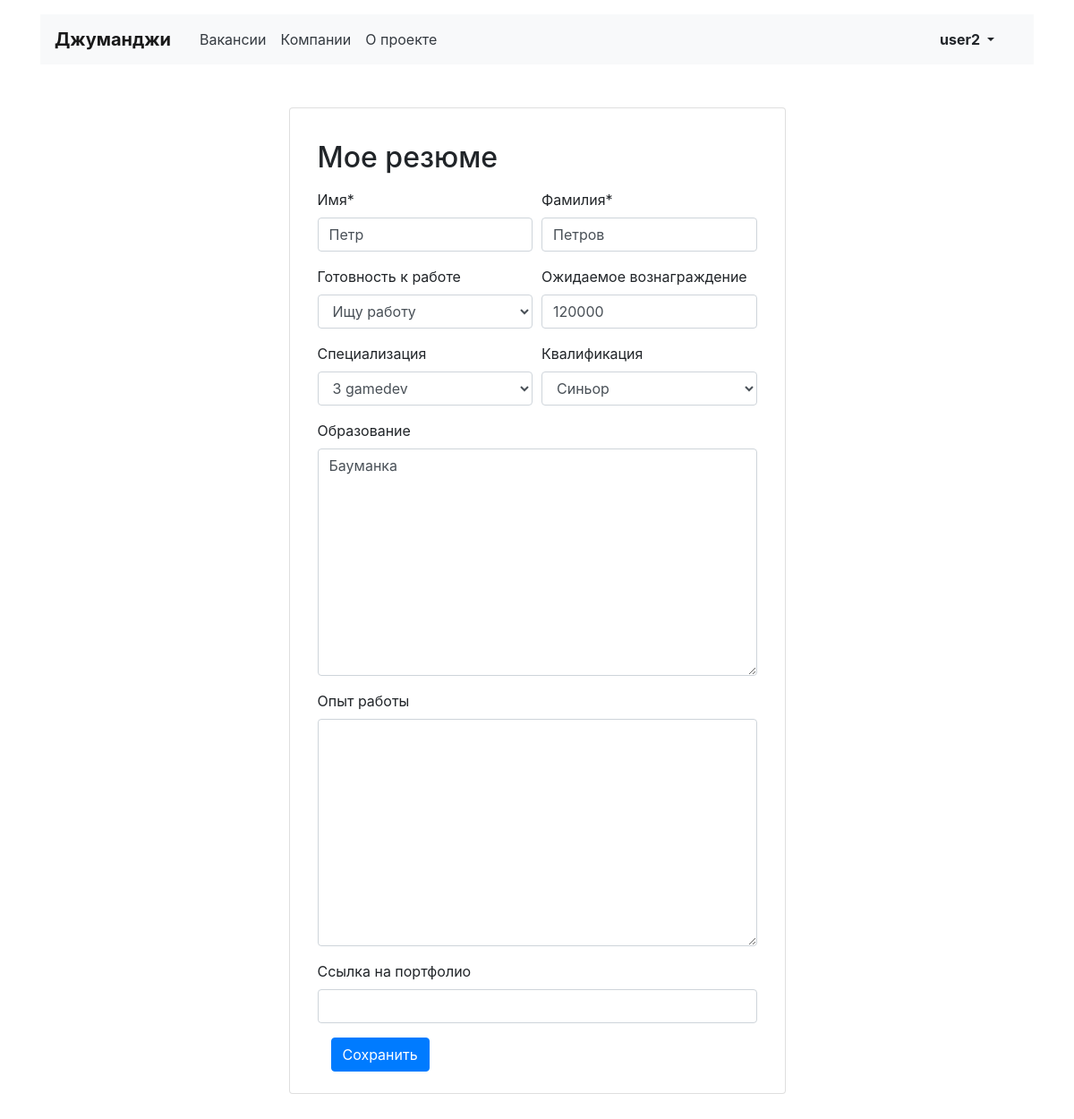
Page /myresume/update/ (signed in) on the committed database.
### user_company/models.py (models this page shows, shortened)
class Resume(models.Model):
    STATUS = [
                  ('dlf', 'Не ищу работу'),
                  ('ld', 'Рассматриваю предложения'),
                  ('lf', 'Ищу работу')
             ]
    GRADE = [
                  ('B', 'Стажер'),
                  ('J', 'Джуниор'),
                  ('M', 'Миддл'),
                  ('S', 'Синьор'),
                  ('L', 'Лид')
            ]
    user = models.OneToOneField(User, on_delete=models.CASCADE, related_name='resumes')
    name = models.CharField(max_length=20, verbose_name='Имя')
    surname = models.CharField(max_length=30, verbose_name='Фамилия')
    status = models.CharField(max_length=3, choices=STATUS, default='dlf', verbose_name='Готовность к работе', blank=True)
    salary = models.PositiveIntegerField(blank=True, null=True, verbose_name='Ожидаемое вознаграждение')
    spec = models.ForeignKey(Speciality, on_delete=models.CASCADE, default='2', related_name='resumes', verbose_name='Специализация', blank=True, null=True)
    grade = models.CharField(max_length=1, choices=GRADE, blank=True, default='J', verbose_name='Квалификация')
    education = models.TextField(blank=True, null=True, verbose_name='Образование')
    experience = models.TextField(blank=True, null=True, verbose_name='Опыт работы')
    portfolio = models.URLField(max_length=200, blank=True, verbose_name='Ссылка на портфолио')

### user_company/views.py (the view)
# urls.py: path('update/', Resume_Edit, name='resume_edit'),
def Resume_Edit(request):
    instance = Resume.objects.get(user=request.user)
    form = ResumeForm(request.POST, instance=instance)
    if request.method == 'POST':
        if form.is_valid():
            form.save()
            messages.success(request, ('Ваш профиль был успешно обновлен!'))
            return redirect('resume_edit')
        else:
            return render(request, 'user_company/resume_edit.html', {'form': form})
    else:
        form = ResumeForm(instance=instance)
        return render(request, 'user_company/resume_edit.html', {'form': form})

### user_company/forms.py (shortened to what this page needs)
class ResumeForm(forms.ModelForm):
    class Meta:
        model = Resume
        fields = '__all__'

### vacancy/models.py (called while the page is built)
    def __str__(self):
        return f'{self.id} {self.code}'

### user_company/templates/user_company/resume_edit.html (shortened to what this page needs)
{% extends 'user_base.html' %}
{% load crispy_forms_tags %}
{% block content %}
<form action="{% url 'resume_edit' %}" method="post">
    <main class="container mt-3 pb-5">
        <section class="col-12 col-lg-6 offset-lg-3 mt-5 card">
            <div class="card-body px-3 pb-4">
                <p><h2>Мое резюме</h2> </p>
                <div class="form-row">
                  <div class="form-group col-md-6 mb-0">
                    {{ form.name|as_crispy_field }}
                  </div>
                  <div class="form-group col-md-6 mb-0">
                    {{ form.surname|as_crispy_field }}
                  </div>
                </div>
                <div class="form-row">
                  <div class="form-group col-md-6 mb-0">
                    {{ form.status|as_crispy_field }}
                  </div>
                  <div class="form-group col-md-6 mb-0">
                    {{ form.salary|as_crispy_field }}
                  </div>
                </div>
                <div class="form-row">
                  <div class="form-group col-md-6 mb-0">
                    {{ form.spec|as_crispy_field }}
                  </div>
                  <div class="form-group col-md-6 mb-0">
                    {{ form.grade|as_crispy_field }}
                  </div>
                </div>
                {{ form.education|as_crispy_field }}
                {{ form.experience|as_crispy_field }}
                {{ form.portfolio|as_crispy_field }}
            <div class="form-group col-md-6 mb-0">
                <button type="submit" class="btn btn-primary">Сохранить</button>
            </div>
        </div>
        </section>
    </main>
</form>
{% endblock %}

### user_company/templates/user_menu.html (shortened to what this page needs)
<ul class="navbar-nav col-2 justify-content-end">
  <li class="nav-item active">
    <div class="btn-group">
      <button type="button" class="btn dropdown-toggle font-weight-bold" data-toggle="dropdown" aria-haspopup="true" aria-expanded="false">
        {{user}}
      </button>
    </div>
  </li>
</ul>

### rows in the picture
Resume: name "Петр", surname "Петров", status "Ищу работу", salary "120000", spec "3 gamedev", grade "Синьор", education "Бауманка"

### other values in the picture
{{ user }} "user2"
